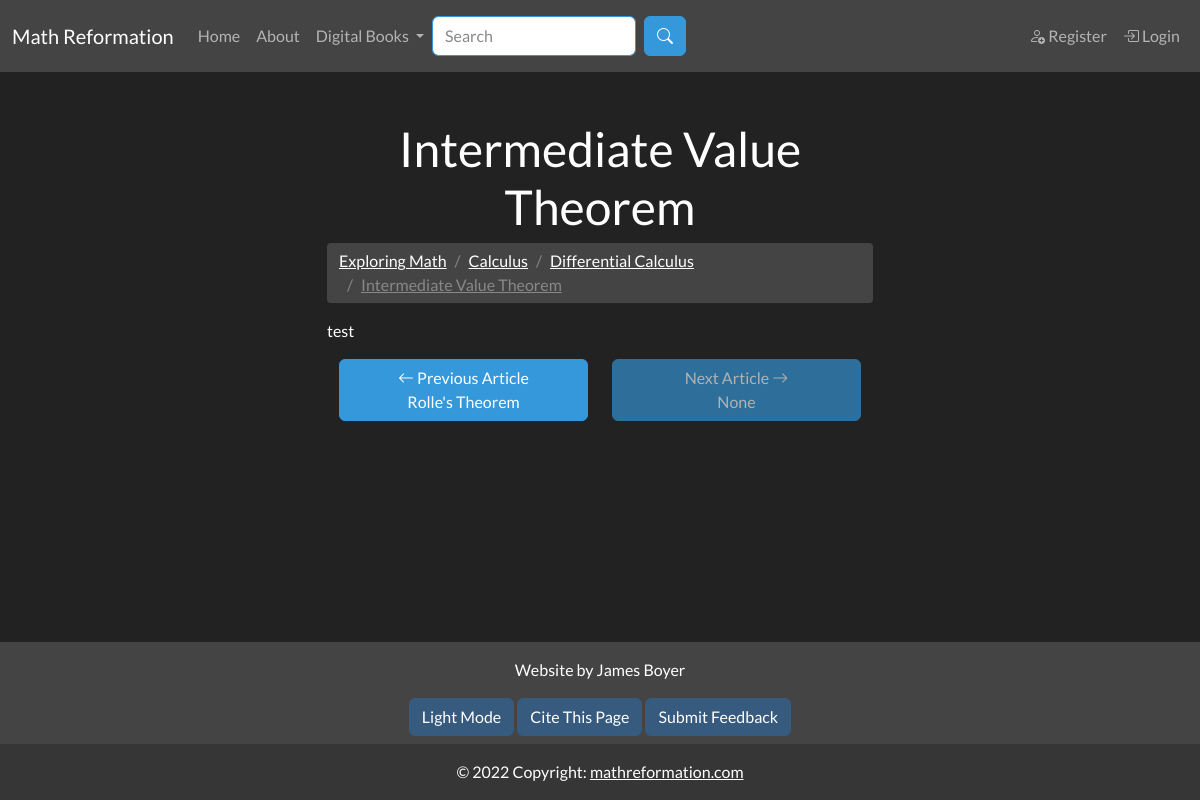
The app's page /intermediate_value_theorem, older data.
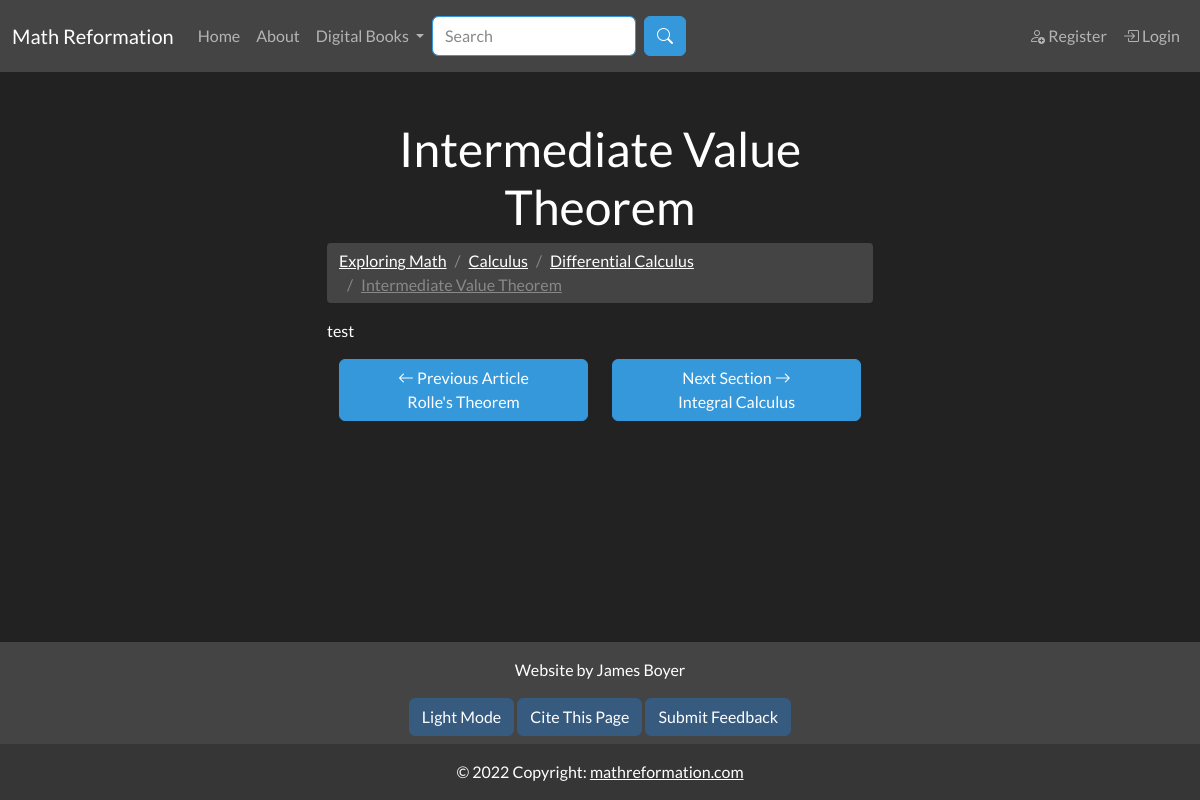
The same page, newer data.
### app/models.py (models this page shows, shortened)
class SearchableMixin(object):
    @classmethod
    def search(cls, expression, page, per_page):
        ids, scores, total = query_index(cls.__tablename__, expression, page, per_page)
        if total == 0:
            return cls.query.filter_by(id=0), [], 0
        when = []
        for i in range(len(ids)):
            when.append((ids[i], i))
        return cls.query.filter(cls.id.in_(ids)).order_by( db.case(when, value=cls.id)), scores, total

class Document(SearchableMixin, db.Model):
    __tablename__ = "document"
    __searchable__ = ["body_main", "name"]
    id = db.Column(db.Integer, primary_key=True)
    name = db.Column(db.String(50), nullable=False, unique=False)
    path = db.Column(db.String(250), unique=True, nullable=False)
    body_main = db.Column(db.String(), index=True)
    body_draft = db.Column(db.String(), index=True)
    date_added = db.Column(db.DateTime, nullable=False,
        default=datetime.utcnow)
    header = db.Column(db.String(), index=True)
    order = db.Column(db.Integer())
    is_visible = db.Column(db.Boolean())
    document_type = db.Column(db.String(10), index=True)
    user_id = db.Column(db.Integer, db.ForeignKey('user.id'))
    prev_page_id = db.Column(db.Integer(), db.ForeignKey("document.id"))
    next_page = db.relationship("Document", backref=backref("prev_page", remote_side=[id]), uselist=False, foreign_keys=[prev_page_id])
    parent_id = db.Column(db.Integer(), db.ForeignKey("document.id"))
    children = db.relationship("Document", backref=backref("parent", remote_side=[id]), foreign_keys=[parent_id])

### app/main/routes.py (the view, shortened to what this page needs)
@bp.route("/<path>", methods=["GET", "POST"])
def document_page(path):
    form = BookmarkDocumentForm()
    document = db.first_or_404(Document.query.filter_by(path=path))
    if document.document_type == "special":
        abort(404)
    if current_user.is_authenticated:
        user = User.query.get(current_user.get_id())
        is_bookmarked = user.has_bookmarked_document(document)
    else:
        user = None
        is_bookmarked = None
    breadcrumb_links = []
    if document.document_type != "book":
        doc = document
        while True:
            breadcrumb_links.append({"name":doc.name, "path":doc.path})
            doc = doc.parent
            if doc == None:
                break
        breadcrumb_links = breadcrumb_links[::-1]
    content = {}
    content["breadcrumb_links"] = breadcrumb_links
    content["document"] = document
    content["form"] = form
    content["user"] = user
    content["is_bookmarked"] = is_bookmarked
    return render_template('main/document.html', **content, title=document.name)

### app/main/forms.py
class SearchForm(FlaskForm):
    q = StringField("Search", validators=[DataRequired()])
    submit = SubmitField("Search")
    def __init__(self, *args, **kwargs):
        if 'formdata' not in kwargs:
            kwargs['formdata'] = request.args
        if 'csrf_enabled' not in kwargs:
            kwargs['csrf_enabled'] = False
        super(SearchForm, self).__init__(*args, **kwargs)

class BookmarkDocumentForm(FlaskForm):
    submit = SubmitField("Submit")

### MathReformationWebsite.py (called while the page is built)
@app.context_processor
def add_imports():
    return dict(admin_permission=admin_permission, author_permission=author_permission, editor_permission=editor_permission, g=g)

### app/main/routes.py (called while the page is built)
@bp.before_app_request
def before_request():
    g.search_form = SearchForm(meta={'csrf': False})
    if g.search_form.validate():
        print("here")

### app/templates/main/document.html (shortened to what this page needs)
{% extends "base.html" %}
{% from 'macros/general_macros.html' import page_navigation %}
{% block content %}
<h1 class="text-center">{{ document.name }}</h1>
{% if breadcrumb_links != [] %}
<ul class="breadcrumb">
    {% for link in breadcrumb_links %}
    <a class="breadcrumb-item {% if loop.last %}active{% endif %}" href="{{ url_for('main.document_page', path=link['path']) }}">
            {{ link['name'] }}
    </a>
    {% endfor %}
</ul>
{% endif %}
{{ document.body_main | safe }}
{{ page_navigation(next_page=document.next_page, prev_page=document.prev_page)}}
{% endblock %}
{% block citation %}
{{ citation_info(page_type="Document", page_name=document.name) }}
{% endblock %}

### app/templates/base.html (shortened to what this page needs)
{% from 'macros/general_macros.html' import citation_info %}
<!DOCTYPE html>
<html lang="en">
    <head>
        <link rel="stylesheet" href="https://cdn.jsdelivr.net/npm/bootstrap-icons@1.10.3/font/bootstrap-icons.css">
    </head>
    <body class="d-flex flex-column min-vh-100">
        <nav class="navbar navbar-expand-lg bg-secondary navbar-dark sticky-top">
            <div class="container-fluid">
                <a class="navbar-brand">Math Reformation</a>
                <div class="collapse navbar-collapse" id="collapsibleNavbar">
                    <ul class="navbar-nav me-auto">
                        <li class="nav-item">
                            <a class="nav-link" href="{{ url_for('main.index')}}">Home</a>
                        </li>
                        <li class="nav-item">
                            <a class="nav-link" href="{{ url_for('main.about')}}">About</a>
                        </li>
                        <li class="nav-item dropdown">
                            <a class="nav-link dropdown-toggle" href="#" id="navbarDropdownMenuLink" role="button" data-bs-toggle="dropdown" aria-expanded="false">
                              Digital Books
                            </a>
                        </li>
                        {% if g.search_form %}
                        <form class="d-flex" method="get" action="{{ url_for('main.search') }}">
                                {{ g.search_form.q(class='form-control border-info me-2',aria_describedby="button-addon2", placeholder=g.search_form.q.label.text) }}
                                <button type=submit class="btn btn-info" id="button-addon2">
                                    <i class="bi bi-search"></i>
                                </button>
                        </form>
                        {% endif %}
                    </ul>
                    <ul class="navbar-nav d-flex">
                        {% if current_user.is_anonymous %}
                        <li class="nav-item">
                            <a class="nav-link" href="{{ url_for('auth.register') }}">
                                <i class="bi bi-person-add"></i> Register
                            </a>
                        </li>
                        <li class="nav-item">
                            <a class="nav-link" href="{{ url_for('auth.login') }}">
                                <i class="bi bi-box-arrow-in-right"></i>  Login
                            </a>
                        </li>
                        {% endif %}
                    </ul>
                </div>
            </div>
        </nav>
        <div class="wrapper flex-grow-1">
            <div class="container mt-5">
                <div class="row">
                    <div class="col-md-3"></div>
                    <div class="col-md-6">
                        {% block content %}
                        {% endblock %}
                    </div>
                    <div class="col-md-3"></div>
                </div>
            </div>
        </div>
        <footer class="bg-secondary text-center text-white">
            <div class="container p-3 pb-0">
                <section class="mb-2">
                    <p>Website by James Boyer</p>
                    <button id="theme_button" class="btn btn-primary" onclick="toggleTheme()">
                    </button>
                    <a class="btn btn-primary" href="{% block citation %}{% endblock %}">Cite This Page</a>
                    <a  class="btn btn-primary" href="{{ url_for('main.feedback')}}">Submit Feedback</a>
                </section>
            </div>
            <div class="text-center p-3" style="background-color: rgba(0, 0, 0, 0.2);">
                © 2022 Copyright:
                <a class="text-white" href="mathreformation.com">mathreformation.com</a>
            </div>
        </footer>
    </body>
</html>

### app/templates/macros/general_macros.html
{% macro citation_info(page_type, page_name) -%}
{% if page_name == "Citation" %}
{{ url_for('main.citation',
            page_type=page_type,
            page_name=page_name,
            page_url="citation") }}
{% else %}
{{ url_for('main.citation',
            page_type=page_type,
            page_name=page_name,
            page_url=request.path[1:].replace("/", "%2F")) }}
{% endif %}
{%- endmacro %}
{% macro page_navigation(next_page, prev_page) -%}
{% if next_page != None or prev_page != None %}
<div class="container text-center mt-3 mb-5">
    <div class="row align-items-start">
      <div class="col d-flex flex-column">
          {% if prev_page %}
          <a href="{{ prev_page.path }}" class="btn btn-info" role="button">
              <i class="bi bi-arrow-left"></i> Previous {{prev_page.document_type.capitalize()}}<br>
              {{prev_page.name}}
          </a>
          {% else %}
          <a href="#" class="btn btn-info disabled" role="button">
              <i class="bi bi-arrow-left"></i> Previous {{next_page.document_type.capitalize()}}<br>
              None
          </a>
          {% endif %}    </div>
      <div class="col d-flex flex-column">
          {% if next_page %}
          <a href="{{ next_page.path }}" class="btn btn-info" role="button">
              Next {{next_page.document_type.capitalize()}} <i class="bi bi-arrow-right"></i><br>
              {{next_page.name}}
          </a>
          {% else %}
          <a href="#" class="btn btn-info disabled" role="button">
              Next {{prev_page.document_type.capitalize()}} <i class="bi bi-arrow-right"></i><br>
              None
          </a>
          {% endif %}
        </div>
  </div>
</div>
{% endif %}
{%- endmacro %}

Row changes from the older to the newer data that the page shows:
changed Document "Article": document_type "Article" → (not shown)
now on this page (row edited): Document: document_type "Section", name "Integral Calculus"
Text that changed along with them:
text no longer shown: "None"
